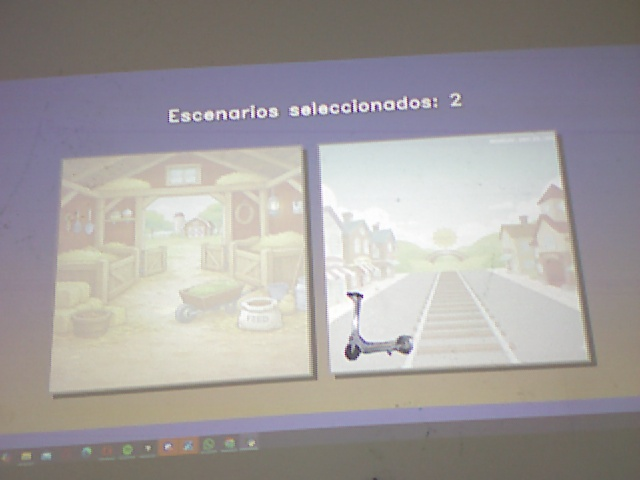
#> input picture captured_images/image_120260206152436_rectangles_20260206_165613.jpg, 640 x 480 px
$ python -i detection.py   (imports and definitions only)
#> lines starting #> are read from the running program, lines starting #| are printed output that depends on the picture; after the words box and inside, x2 and y2 are one past the last pixel; in counts of white or black regions, pixels touching at a corner belong together
#> further down, picture is the input picture: shape (480, 640, 3); mean B, G, R 157.9, 158.1, 162.6
"""
Detection utilities for MagicboARd
"""
import cv2
import numpy as np


def detect_color_and_shape(image, min_contour_area=250):
    """
    Detecta colores y formas en una imagen.

    Args:
        image: Imagen BGR de OpenCV
        min_contour_area: Área mínima del contorno para considerar válido

    Returns:
        Lista de tuplas (shape, color_name, contour)
    """
#> called with min_contour_area = 250
    hsv_image = cv2.cvtColor(image, cv2.COLOR_BGR2HSV)
#> hsv_image: shape (480, 640, 3); mean H, S, V 59.6, 29.3, 168.7

    color_ranges = {
        "Rojo": ([170, 50, 50], [180, 255, 255]),
        "Verde": ([40, 50, 50], [90, 255, 255]),
        "Azul": ([90, 50, 50], [130, 255, 255]),
        "Amarillo": ([20, 100, 100], [30, 255, 255]),
        "Naranja": ([0, 100, 100], [10, 255, 255]),
        "Morado": ([130, 50, 50], [160, 255, 255]),
    }

    detected_shapes = []

    for color_name, (lower, upper) in color_ranges.items():
        lower_bound = np.array(lower, dtype=np.uint8)
        upper_bound = np.array(upper, dtype=np.uint8)

        mask = cv2.inRange(hsv_image, lower_bound, upper_bound)

        kernel = np.ones((5, 5), np.uint8)
        mask = cv2.morphologyEx(mask, cv2.MORPH_OPEN, kernel)
        mask = cv2.morphologyEx(mask, cv2.MORPH_CLOSE, kernel)

        contours, _ = cv2.findContours(mask, cv2.RETR_EXTERNAL, cv2.CHAIN_APPROX_SIMPLE)

        for cnt in contours:
            area = cv2.contourArea(cnt)
            if area > min_contour_area:
                shape = None
                epsilon = 0.04 * cv2.arcLength(cnt, True)
                approx = cv2.approxPolyDP(cnt, epsilon, True)

                if len(approx) > 4:
                    shape = "círculo"
                elif len(approx) == 4:
                    shape = "cuadrado"
                elif len(approx) == 3:
                    shape = "triángulo"

                detected_shapes.append((shape, color_name, cnt))
#> this loop made 6 passes
#> pass 1, in detect_color_and_shape, `mask = cv2.inRange(hsv_image, lower_bound, upper_bound)`:
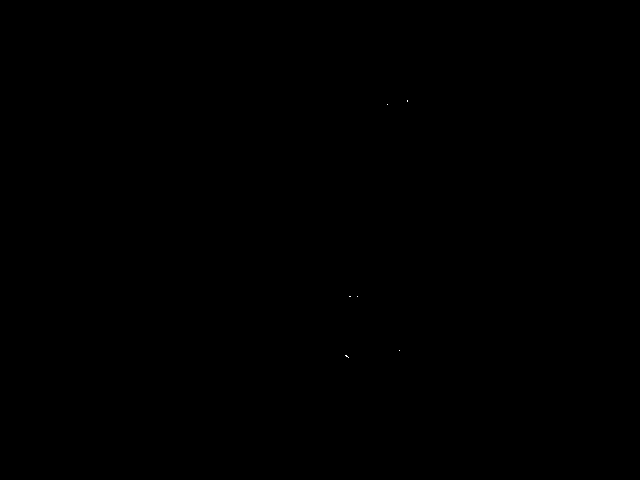
#> mask: shape (480, 640); 0% white in thin lines or dots, all inside (x1, y1, x2, y2) = (345, 100, 408, 358)
#> after the loop: mask: shape (480, 640); 0.04% white; 2 white regions, box (x1, y1, x2, y2) and area: (4, 90, 15, 96) 65, (0, 108, 6, 116) 44
#> after the loop, detected_shapes = 5 items

    return detected_shapes

>>> import cv2
>>> picture = cv2.imread('../../captured_images/image_120260206152436_rectangles_20260206_165613.jpg')
>>> result = detect_color_and_shape(picture)
#> result = 5 items
